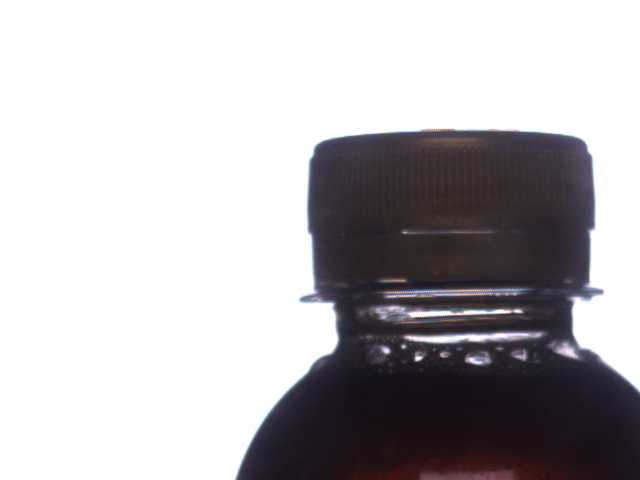
#> input picture Bottle_inspection/sample_botol/botol_sudut.bmp, 640 x 480 px
$ python main_cap_height.py
#> lines starting #> are read from the running program, lines starting #| are printed output that depends on the picture; after the words box and inside, x2 and y2 are one past the last pixel; in counts of white or black regions, pixels touching at a corner belong together
import cv2
import numpy as np

def detect_cracks(image_path, rect_x, rect_y, rect_width, rect_height):
#> called with image_path = 'sample_botol/botol_sudut.bmp', rect_x = 346, rect_y = 1, rect_width = 1, rect_height = 1
    image = cv2.imread(image_path)
#> image is the input picture: shape (480, 640, 3); mean B, G, R 184.8, 182.3, 184.8
    adjusted_image = cv2.convertScaleAbs(image, alpha=1, beta=0)
    gray_image = cv2.cvtColor(adjusted_image, cv2.COLOR_BGR2GRAY)
    _, thresholded_image = cv2.threshold(gray_image, 254, 255, cv2.THRESH_BINARY)
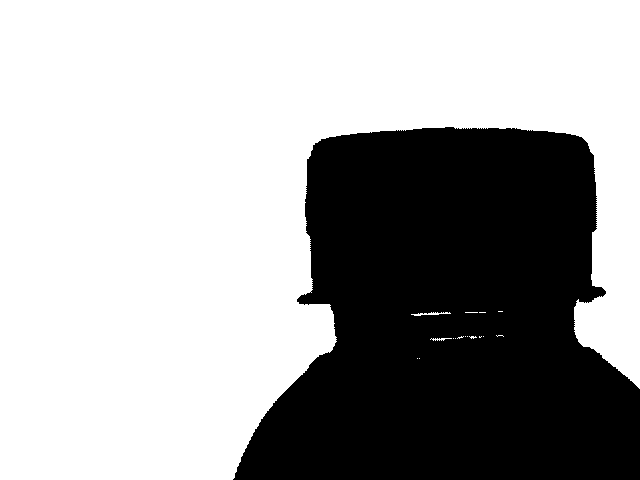
#> thresholded_image: shape (480, 640); 65.1% white; 1 black region, box (x1, y1, x2, y2) and area: (233, 127, 640, 480) 107282
    inverted_thresholded = cv2.bitwise_not(thresholded_image)
#> inverted_thresholded: shape (480, 640); 34.9% white; 1 white region
    contours, _ = cv2.findContours(inverted_thresholded, cv2.RETR_EXTERNAL, cv2.CHAIN_APPROX_SIMPLE)
#> contours = 1 contour; box (x1, y1, x2, y2) and area: (233, 127, 640, 480) 106728
    contour_image = image.copy()
    for contour in contours:
        M = cv2.moments(contour)
        x, y, w, h = cv2.boundingRect(contour)
        print("Koordinat titik teratas (y):", y)
        cX = int(M["m10"] / M["m00"])
        cY = int(M["m01"] / M["m00"])
        # print(f"cX: {cX}, cY: {cY}")
        cv2.line(contour_image, (cX-160, y), (cX+150, y), (255, 0, 255), 1)
#> this loop made 1 pass
#> (x, y, w, h, cX, cY) on pass 1: (233, 127, 407, 353, 451, 316)
#| Koordinat titik teratas (y): 127
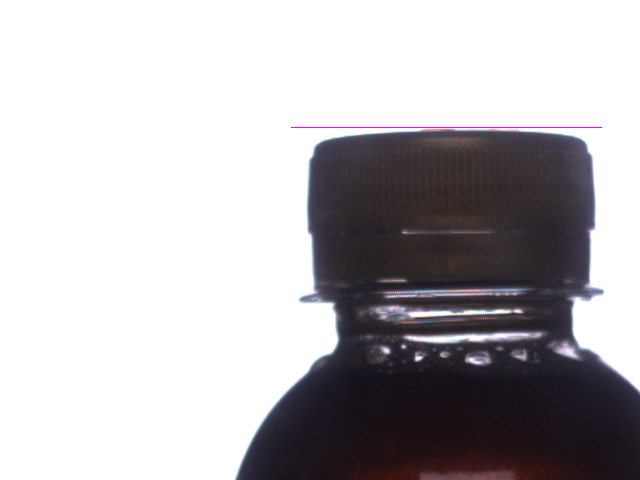
#> contour_image: shape (480, 640, 3); 0.1% of pixels changed, all inside (x1, y1, x2, y2) = (291, 127, 602, 128)

    # [20 lines of commented-out code are left out]

    return contour_image


def update_image():
    crack_detection_image= detect_cracks(image_file, rect_x, rect_y, rect_width, rect_height)
#> the loop in detect_cracks (call 2), `for contour in contours:` made 1 pass
#| Koordinat titik teratas (y): 127
    cv2.imshow("Crack Detection", crack_detection_image)

if __name__ == "__main__":
    image_file = "sample_botol/botol_sudut.bmp"
    rect_x = 346
    rect_y = 1
    rect_width = 1
    rect_height = 1

    crack_detection_image= detect_cracks(image_file, rect_x, rect_y, rect_width, rect_height)

    cv2.namedWindow("Crack Detection")

    update_image()

    while True:
        key = cv2.waitKey(1)
#> (key Esc is pressed here)
        if key == 27:  # Tekan tombol 'Esc' untuk keluar dari program
            break


    cv2.destroyAllWindows()

$ run again, with Bottle_inspection/sample_botol/botol.bmp copied over Bottle_inspection/sample_botol/botol_sudut.bmp
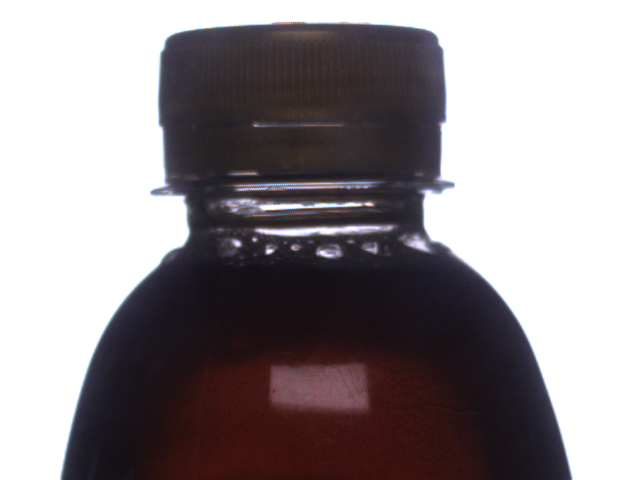
#> input picture Bottle_inspection/sample_botol/botol.bmp, 640 x 480 px
#> in detect_cracks, image is the input picture: shape (480, 640, 3); mean B, G, R 144.7, 141.7, 148.4
#> in detect_cracks, `_, thresholded_image = cv2.threshold(gray_image, 254, 255, cv2.THRESH_..`:
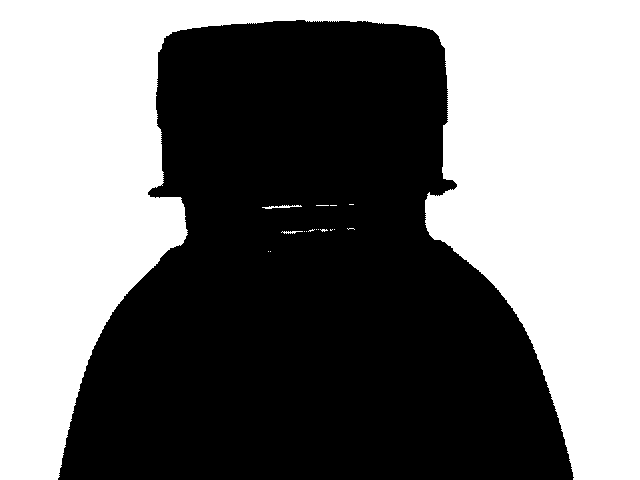
#> thresholded_image: shape (480, 640); 47.1% white; 17 white regions (14 under 20 px), largest, box (x1, y1, x2, y2) and area: (0, 0, 640, 480) 144558, (262, 205, 302, 209) 75, (281, 231, 303, 234) 36
#> inverted_thresholded: shape (480, 640); 52.9% white; 17 black regions (14 under 20 px)
#> contours = 1 contour; box (x1, y1, x2, y2) and area: (58, 20, 574, 480) 161746
#> the loop in detect_cracks, `for contour in contours:` made 1 pass
#> (x, y, w, h, cX, cY) on pass 1: (58, 20, 516, 460, 309, 282)
#> (printed output is left out)
#> after the loop in detect_cracks, `for contour in contours:`:
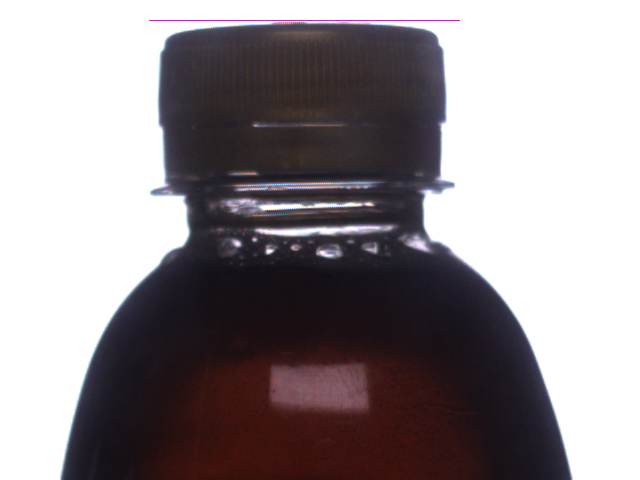
#> contour_image: shape (480, 640, 3); 0.1% of pixels changed, all inside (x1, y1, x2, y2) = (149, 20, 460, 21)
#> the loop in detect_cracks (call 2), `for contour in contours:` made 1 pass
#> (printed output is left out)

$ run again, with Bottle_inspection/sample_botol/botol_kanan.bmp copied over Bottle_inspection/sample_botol/botol_sudut.bmp
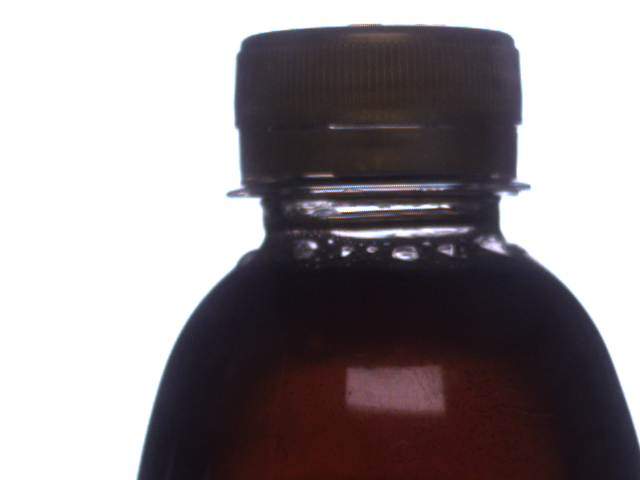
#> input picture Bottle_inspection/sample_botol/botol_kanan.bmp, 640 x 480 px
#> in detect_cracks, image is the input picture: shape (480, 640, 3); mean B, G, R 145.5, 142.6, 149.2
#> in detect_cracks, `_, thresholded_image = cv2.threshold(gray_image, 254, 255, cv2.THRESH_..`:
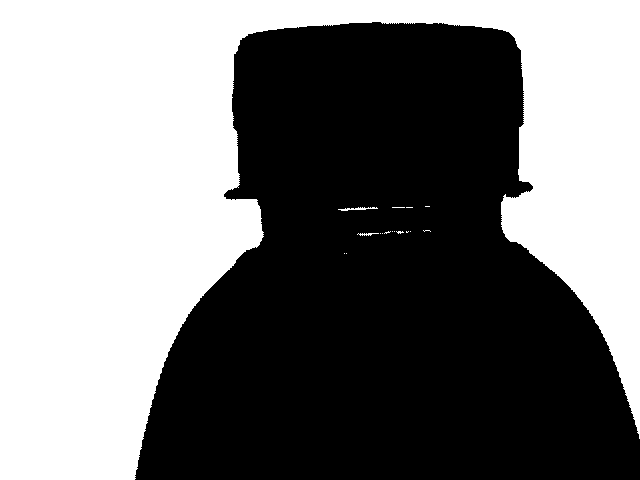
#> thresholded_image: shape (480, 640); 47.5% white; 17 white regions (14 under 20 px), largest, box (x1, y1, x2, y2) and area: (0, 0, 640, 480) 145791, (338, 207, 378, 211) 75, (357, 233, 379, 236) 36
#> inverted_thresholded: shape (480, 640); 52.5% white; 17 black regions (14 under 20 px)
#> contours = 1 contour; box (x1, y1, x2, y2) and area: (135, 22, 640, 480) 160520
#> the loop in detect_cracks, `for contour in contours:` made 1 pass
#> (x, y, w, h, cX, cY) on pass 1: (135, 22, 505, 458, 385, 282)
#> (printed output is left out)
#> after the loop in detect_cracks, `for contour in contours:`:
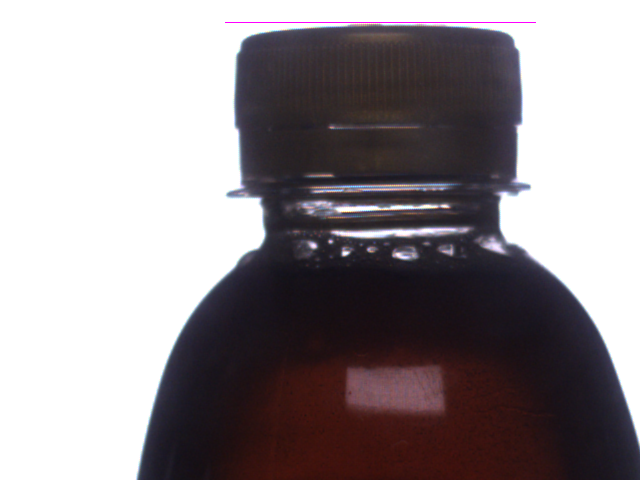
#> contour_image: shape (480, 640, 3); 0.1% of pixels changed, all inside (x1, y1, x2, y2) = (225, 22, 536, 23)
#> the loop in detect_cracks (call 2), `for contour in contours:` made 1 pass
#> (printed output is left out)

$ run again, with Bottle_inspection/sample_botol/botol_kiri.bmp copied over Bottle_inspection/sample_botol/botol_sudut.bmp
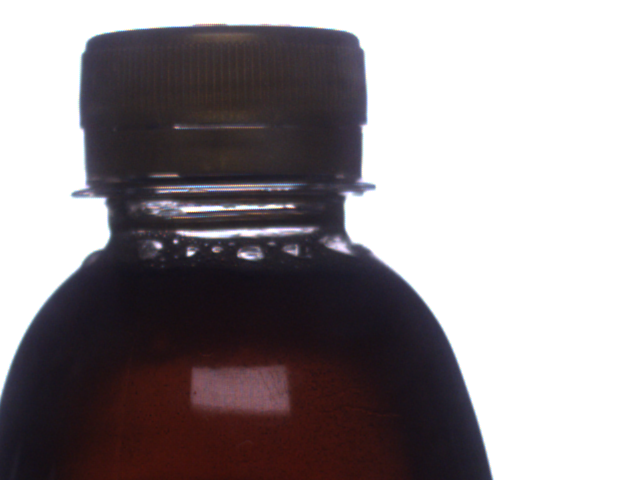
#> input picture Bottle_inspection/sample_botol/botol_kiri.bmp, 640 x 480 px
#> in detect_cracks, image is the input picture: shape (480, 640, 3); mean B, G, R 145.9, 143, 149.6
#> in detect_cracks, `_, thresholded_image = cv2.threshold(gray_image, 254, 255, cv2.THRESH_..`:
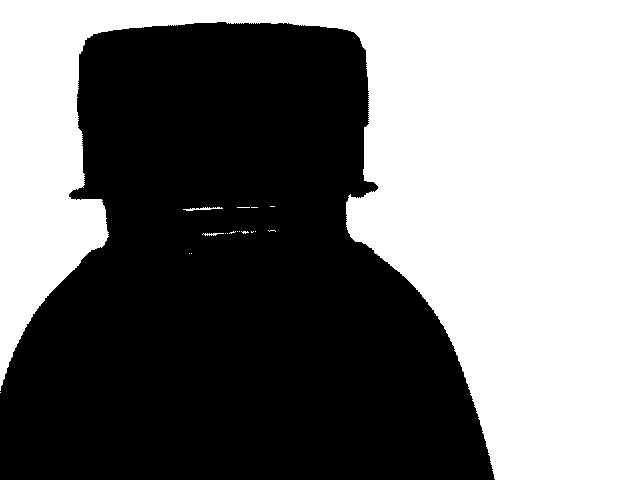
#> thresholded_image: shape (480, 640); 47.8% white; 18 white regions (15 under 20 px), largest, box (x1, y1, x2, y2) and area: (0, 0, 640, 480) 146535, (183, 207, 223, 211) 75, (202, 233, 224, 236) 36
#> inverted_thresholded: shape (480, 640); 52.2% white; 18 black regions (15 under 20 px)
#> contours = 1 contour; box (x1, y1, x2, y2) and area: (0, 22, 495, 480) 159780
#> the loop in detect_cracks, `for contour in contours:` made 1 pass
#> (x, y, w, h, cX, cY) on pass 1: (0, 22, 495, 458, 232, 281)
#> (printed output is left out)
#> after the loop in detect_cracks, `for contour in contours:`:
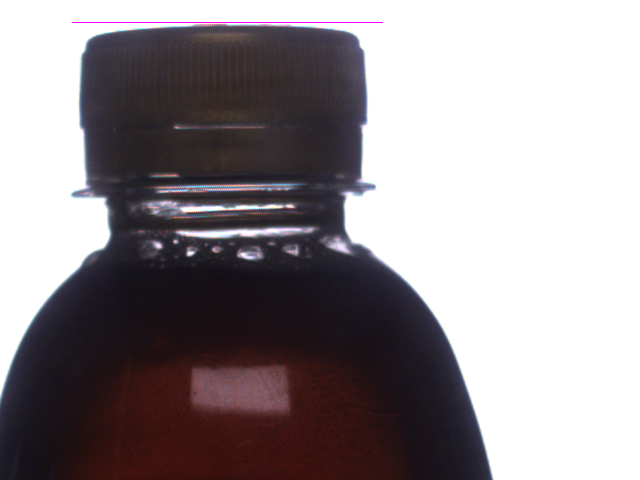
#> contour_image: shape (480, 640, 3); 0.1% of pixels changed, all inside (x1, y1, x2, y2) = (72, 22, 383, 23)
#> the loop in detect_cracks (call 2), `for contour in contours:` made 1 pass
#> (printed output is left out)
